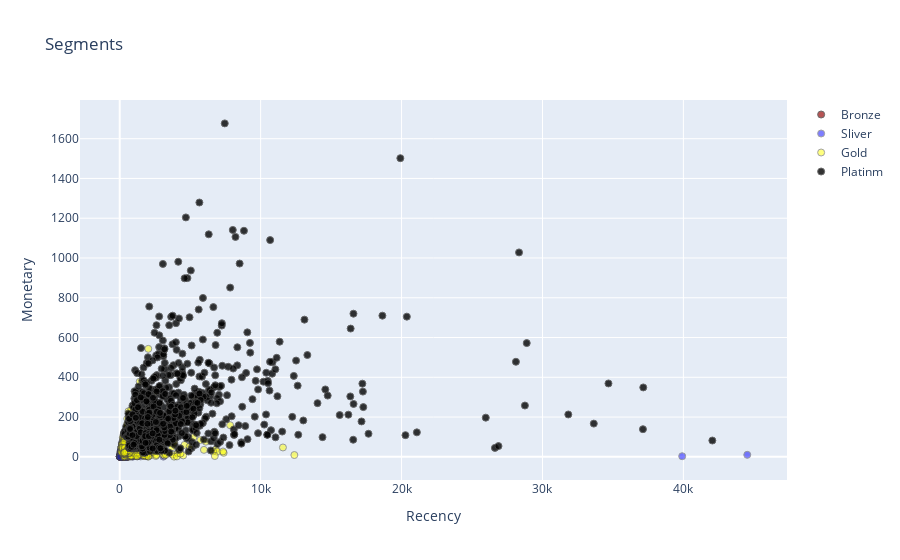

Source (notebook cell):
### Code cell
# Monetary vs Frequency
graph = RFMScores.query('Monetary<50000 and Frequency<2000')

plot_data = [
    # plot bronze
    gobj.Scatter(
    x=graph.query("RFM_Loyalty_Level == 'Bronze'")['Monetary'],
    y=graph.query("RFM_Loyalty_Level == 'Bronze'")['Frequency'],
    mode='markers',
    name='Bronze',
    marker= dict(size=7, line=dict(width=1),color='brown',opacity=.8)
    ),
    # plot silver
    gobj.Scatter(
    x=graph.query("RFM_Loyalty_Level == 'Silver'")['Monetary'],
    y=graph.query("RFM_Loyalty_Level == 'Silver'")['Frequency'],
    mode='markers',
    name='Sliver',
    marker= dict(size=7, line=dict(width=1),color='blue',opacity=.5)
    ),
    # plot gold
    gobj.Scatter(
    x=graph.query("RFM_Loyalty_Level == 'Gold'")['Monetary'],
    y=graph.query("RFM_Loyalty_Level == 'Gold'")['Frequency'],
    mode='markers',
    name='Gold',
    marker= dict(size=7, line=dict(width=1),color='yellow',opacity=.5)
    ),
    gobj.Scatter(
    x=graph.query("RFM_Loyalty_Level == 'Platinm'")['Monetary'],
    y=graph.query("RFM_Loyalty_Level == 'Platinm'")['Frequency'],
    mode='markers',
    name='Platinm',
    marker= dict(size=7, line=dict(width=1),color='black',opacity=.8)
    )
    
]

plot_layout = gobj.Layout(
    yaxis = {'title':'Monetary'},
    xaxis = {'title':'Recency'},
    title = 'Segments'
    )
fig = gobj.Figure(data=plot_data, layout=plot_layout)
po.iplot(fig)

### Figure 1 — Plotly figure (JSON) as saved in the notebook; plotly's stock layout.template omitted (floating-point values rounded to 4 significant figures; data arrays with more than 128 entries replaced by an {"elided": "..."} marker saying what was removed)
{"data": [{"marker": {"color": "brown", "line": {"width": 1}, "opacity": 0.8, "size": 7}, "mode": "markers", "name": "Bronze", "type": "scatter", "x": {"elided": "705 float values"}, "y": {"elided": "705 int values"}}, {"marker": {"color": "blue", "line": {"width": 1}, "opacity": 0.5, "size": 7}, "mode": "markers", "name": "Sliver", "type": "scatter", "x": {"elided": "894 float values"}, "y": {"elided": "894 int values"}}, {"marker": {"color": "yellow", "line": {"width": 1}, "opacity": 0.5, "size": 7}, "mode": "markers", "name": "Gold", "type": "scatter", "x": {"elided": "1180 float values"}, "y": {"elided": "1180 int values"}}, {"marker": {"color": "black", "line": {"width": 1}, "opacity": 0.8, "size": 7}, "mode": "markers", "name": "Platinm", "type": "scatter", "x": {"elided": "1123 float values"}, "y": {"elided": "1123 int values"}}], "layout": {"title": {"text": "Segments"}, "xaxis": {"title": {"text": "Recency"}}, "yaxis": {"title": {"text": "Monetary"}}}}
